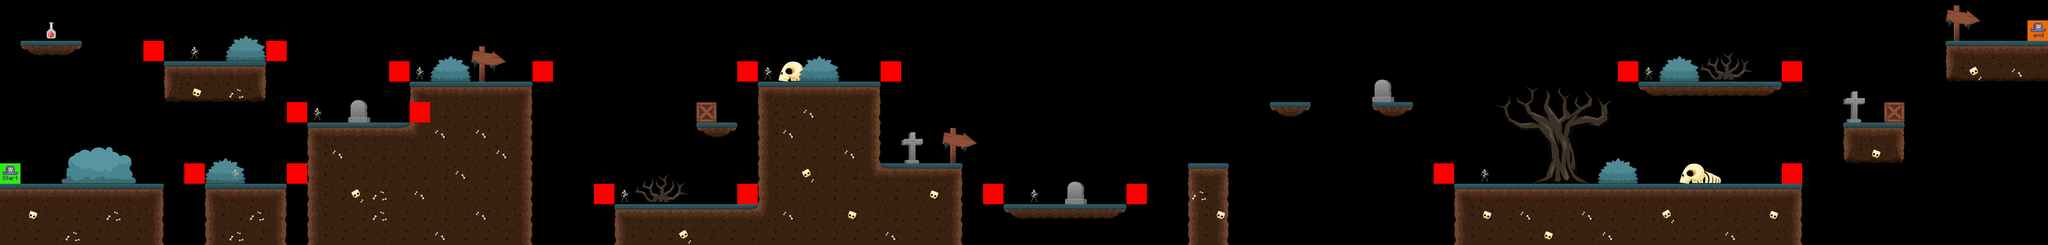

Below is a game level as drawn by its tile map, then a one-line description and the .tmx that defines it (tile-layer data replaced by summaries):
An orthogonal 100x12 tile map with 50x50 px tiles, 7 tile layers (terrain, potion, crates, bg_decoration, ...), 6 tilesets.

<map version="1.8" tiledversion="1.8.2" orientation="orthogonal" renderorder="right-down" width="100" height="12" tilewidth="50" tileheight="50" infinite="0" nextlayerid="8" nextobjectid="1">
 <editorsettings>
  <export target="../1/level_1.csv" format="csv" />
 </editorsettings>
 <tileset firstgid="1" source="../tilesets/terrain_tiles.tsx" />
 <tileset firstgid="17" source="../tilesets/crates.tsx" />
 <tileset firstgid="18" source="../tilesets/bg_decoration.tsx" />
 <tileset firstgid="31" source="../tilesets/player_tiles.tsx" />
 <tileset firstgid="33" source="../tilesets/skeleton_tiles.tsx" />
 <tileset firstgid="35" source="../tilesets/potion_tile.tsx" />
 <layer id="1" name="terrain" width="100" height="12">
  <data>[1200 cells, 299 non-empty, 16 distinct tile ids]</data>
 </layer>
 <layer id="7" name="potion" width="100" height="12">
  <data>[1200 cells, 1 non-empty, 1 distinct tile ids]</data>
 </layer>
 <layer id="2" name="crates" width="100" height="12">
  <data>[1200 cells, 4 non-empty, 1 distinct tile ids]</data>
 </layer>
 <layer id="3" name="bg_decoration" width="100" height="12">
  <data>[1200 cells, 60 non-empty, 12 distinct tile ids]</data>
 </layer>
 <layer id="5" name="skeleton" width="100" height="12">
  <data>[1200 cells, 9 non-empty, 1 distinct tile ids]</data>
 </layer>
 <layer id="6" name="constraints" width="100" height="12">
  <data>[1200 cells, 18 non-empty, 1 distinct tile ids]</data>
 </layer>
 <layer id="4" name="player" width="100" height="12">
  <data>[1200 cells, 2 non-empty, 2 distinct tile ids]</data>
 </layer>
</map>
